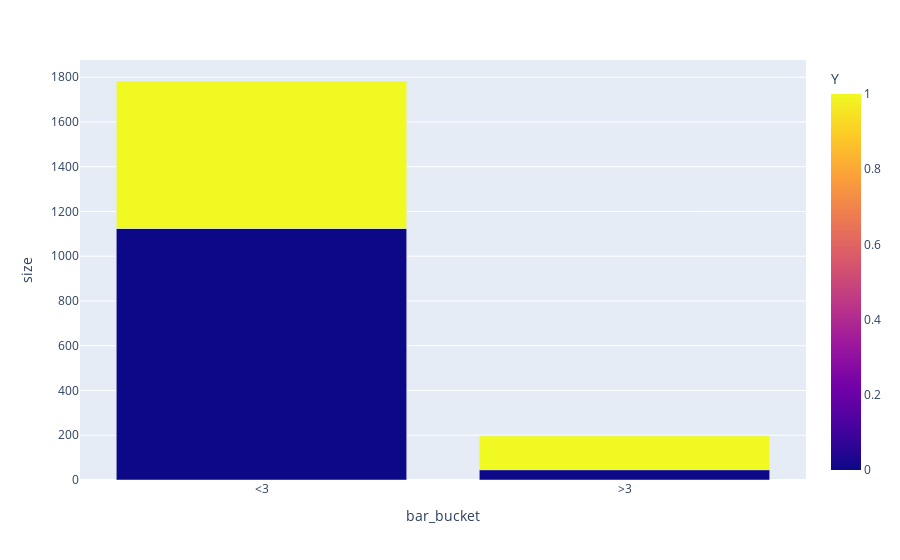

The notebook cell saved with this chart:
### Code cell
# visualize scenariodf
fig = px.bar(scenariodf, x='bar_bucket', y='size',color='Y')
fig.show()

### Figure 1 — Plotly figure (JSON) as saved in the notebook; plotly's stock layout.template omitted (floating-point values rounded to 4 significant figures)
{"data": [{"alignmentgroup": "True", "hovertemplate": "bar_bucket=%{x}<br>size=%{y}<br>Y=%{marker.color}<extra></extra>", "legendgroup": "", "marker": {"color": [0, 1, 0, 1], "coloraxis": "coloraxis", "pattern": {"shape": ""}}, "name": "", "offsetgroup": "", "orientation": "v", "showlegend": false, "textposition": "auto", "type": "bar", "x": ["<3", "<3", ">3", ">3"], "xaxis": "x", "y": [1124, 659, 46, 151], "yaxis": "y"}], "layout": {"barmode": "relative", "coloraxis": {"colorbar": {"title": {"text": "Y"}}, "colorscale": [[0, "#0d0887"], [0.1111, "#46039f"], [0.2222, "#7201a8"], [0.3333, "#9c179e"], [0.4444, "#bd3786"], [0.5556, "#d8576b"], [0.6667, "#ed7953"], [0.7778, "#fb9f3a"], [0.8889, "#fdca26"], [1, "#f0f921"]]}, "legend": {"tracegroupgap": 0}, "margin": {"t": 60}, "xaxis": {"anchor": "y", "domain": [0, 1], "title": {"text": "bar_bucket"}}, "yaxis": {"anchor": "x", "domain": [0, 1], "title": {"text": "size"}}}}
